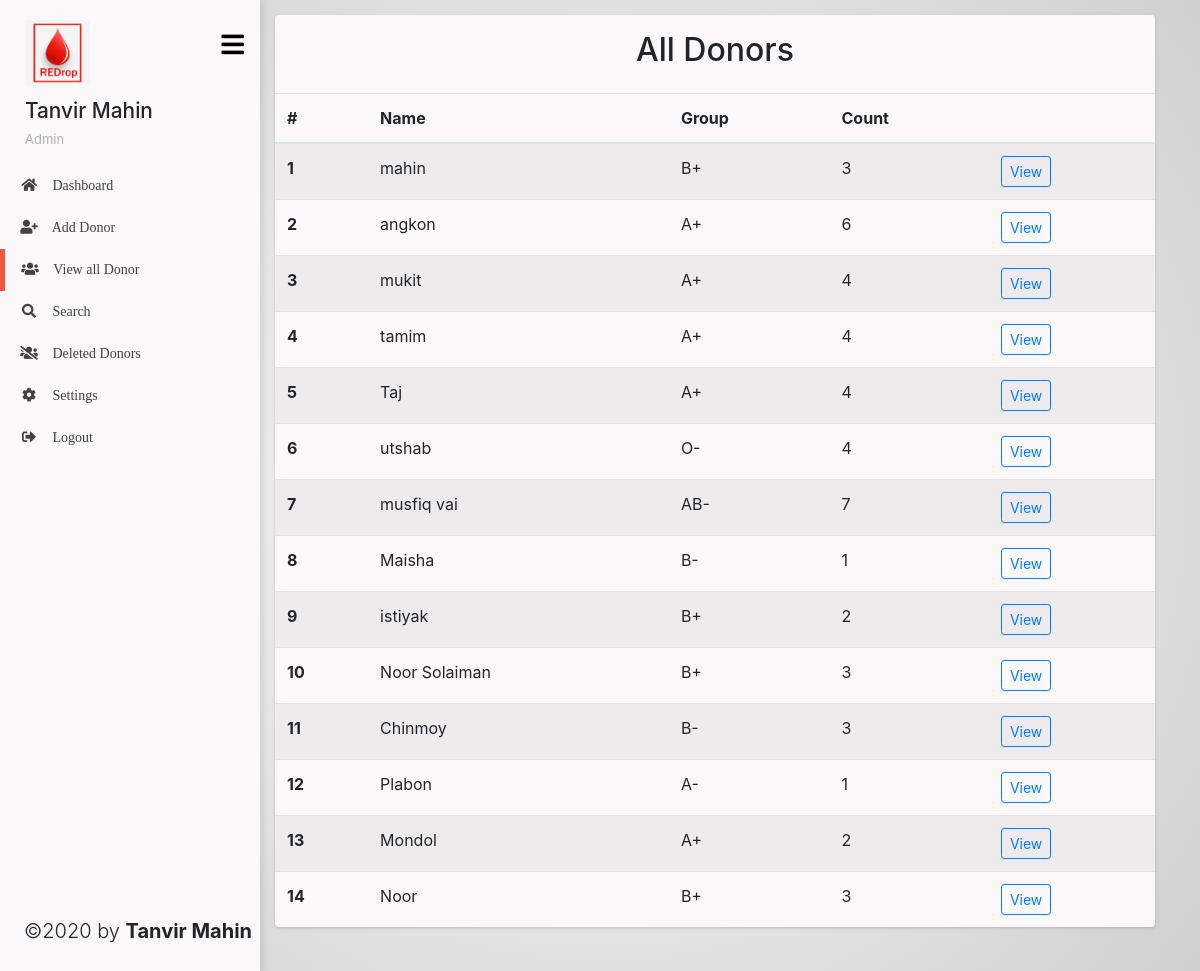
/all/index.php (signed in), run on the app's committed database.
### tables this page shows
CREATE TABLE `blood_donors` (
  `id` int(11) NOT NULL,
  `name` varchar(100) NOT NULL,
  `group` varchar(10) NOT NULL,
  `email` varchar(100) NOT NULL,
  `phone` varchar(20) NOT NULL,
  `address` varchar(50) NOT NULL,
  `count` int(11) NOT NULL,
  `del` tinyint(1) NOT NULL DEFAULT '0'
);

### includes/donorClass.inc.php (the view, shortened to what this page needs)
<?php
class Donor {
    function allDonors($conn){
        $sql = "SELECT * FROM `blood_donors` WHERE del=0";
        $result = mysqli_query($conn, $sql);
        $rowcount=mysqli_num_rows($result);
        $rows = mysqli_fetch_all($result);
        for ($i = 0; $i<$rowcount; $i++) {
            echo '  <tr>
                        <th scope="row">'.($i+1).'</th>
                        <td>'.$rows[$i][1].'</td>
                        <td>'.$rows[$i][2].'</td>
                        <td>'.$rows[$i][6].'</td>
                        <td>
                            <form action="../profile/" method="GET">
                            <input type="hidden" value="'.$rows[$i][0].'" name="id"/>
                            <input type="submit" value="View" class="btn btn-sm btn-outline-primary"/>
                            </form>
                        </td>
                    </tr>';
        }
    }
};

### css/dashboard.css (style rules this page uses)
* { padding: 0; margin: 0; box-sizing: border-box; }
body { background: rgb(255,255,255); background: radial-gradient(circle, rgba(255,255,255,1) 0%, rgba(207,207,207,1) 100%); background-attachment: fixed }

### data on the page
blood_donors: name "mahin", group "B+", count "3"
blood_donors: name "angkon", group "A+", count "6"
blood_donors: name "mukit", group "A+", count "4"
blood_donors: name "tamim", group "A+", count "4"
blood_donors: name "Taj", group "A+", count "4"
blood_donors: name "utshab", group "O-", count "4"
blood_donors: name "musfiq vai", group "AB-", count "7"
blood_donors: name "Maisha", group "B-", count "1"
blood_donors: name "istiyak", group "B+", count "2"
blood_donors: name "Noor Solaiman", group "B+", count "3"
blood_donors: name "Chinmoy", group "B-", count "3"
blood_donors: name "Plabon", group "A-", count "1"
blood_donors: name "Mondol", group "A+", count "2"
blood_donors: name "Noor", group "B+", count "3"

### other printed values
$_SESSION['name'] "Tanvir Mahin"
